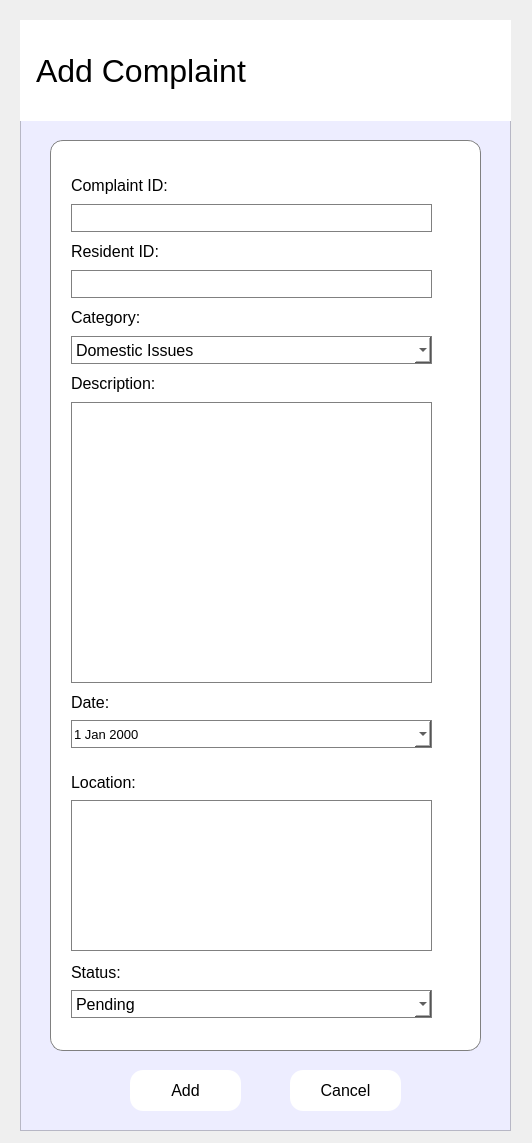
<?xml version="1.0" encoding="UTF-8"?>
<ui version="4.0">
 <class>addComplaintDialog</class>
 <widget class="QDialog" name="addComplaintDialog">
  <property name="geometry">
   <rect>
    <x>0</x>
    <y>0</y>
    <width>532</width>
    <height>1143</height>
   </rect>
  </property>
  <property name="windowTitle">
   <string>Add New Complaint</string>
  </property>
  <widget class="QFrame" name="frame">
   <property name="geometry">
    <rect>
     <x>20</x>
     <y>20</y>
     <width>491</width>
     <height>1111</height>
    </rect>
   </property>
   <property name="styleSheet">
    <string notr="true">background-color: rgb(237, 237, 255);</string>
   </property>
   <property name="frameShape">
    <enum>QFrame::StyledPanel</enum>
   </property>
   <property name="frameShadow">
    <enum>QFrame::Raised</enum>
   </property>
   <widget class="QPushButton" name="addcomplaint_cancel_button">
    <property name="geometry">
     <rect>
      <x>270</x>
      <y>1050</y>
      <width>111</width>
      <height>41</height>
     </rect>
    </property>
    <property name="font">
     <font>
      <pointsize>12</pointsize>
     </font>
    </property>
    <property name="styleSheet">
     <string notr="true">background-color: white;
border-radius: 13px;</string>
    </property>
    <property name="text">
     <string>Cancel</string>
    </property>
   </widget>
   <widget class="QPushButton" name="addcomplaint_save_button">
    <property name="geometry">
     <rect>
      <x>110</x>
      <y>1050</y>
      <width>111</width>
      <height>41</height>
     </rect>
    </property>
    <property name="font">
     <font>
      <pointsize>12</pointsize>
     </font>
    </property>
    <property name="styleSheet">
     <string notr="true">background-color: white;
border-radius: 13px;</string>
    </property>
    <property name="text">
     <string>Add</string>
    </property>
   </widget>
   <widget class="QFrame" name="frame_2">
    <property name="geometry">
     <rect>
      <x>30</x>
      <y>120</y>
      <width>431</width>
      <height>911</height>
     </rect>
    </property>
    <property name="styleSheet">
     <string notr="true">background-color: white;
border: 1px solid grey;
border-radius: 13px;</string>
    </property>
    <property name="frameShape">
     <enum>QFrame::StyledPanel</enum>
    </property>
    <property name="frameShadow">
     <enum>QFrame::Raised</enum>
    </property>
    <widget class="QLabel" name="label_resident_id">
     <property name="geometry">
      <rect>
       <x>21</x>
       <y>33</y>
       <width>124</width>
       <height>24</height>
      </rect>
     </property>
     <property name="font">
      <font>
       <pointsize>12</pointsize>
      </font>
     </property>
     <property name="styleSheet">
      <string notr="true">border: 0px</string>
     </property>
     <property name="text">
      <string>Complaint ID:</string>
     </property>
    </widget>
    <widget class="QLineEdit" name="addcomplaint_complaintID_input">
     <property name="geometry">
      <rect>
       <x>21</x>
       <y>64</y>
       <width>361</width>
       <height>28</height>
      </rect>
     </property>
     <property name="font">
      <font>
       <pointsize>12</pointsize>
      </font>
     </property>
     <property name="styleSheet">
      <string notr="true">background-color: white;
border: 1px solid grey;
border-radius: 0px;</string>
     </property>
    </widget>
    <widget class="QLabel" name="label_first_name">
     <property name="geometry">
      <rect>
       <x>21</x>
       <y>99</y>
       <width>111</width>
       <height>24</height>
      </rect>
     </property>
     <property name="font">
      <font>
       <pointsize>12</pointsize>
      </font>
     </property>
     <property name="styleSheet">
      <string notr="true">border: 0px</string>
     </property>
     <property name="text">
      <string>Resident ID:</string>
     </property>
    </widget>
    <widget class="QLineEdit" name="addcomplaint_residentID_input">
     <property name="geometry">
      <rect>
       <x>21</x>
       <y>130</y>
       <width>361</width>
       <height>28</height>
      </rect>
     </property>
     <property name="font">
      <font>
       <pointsize>12</pointsize>
      </font>
     </property>
     <property name="styleSheet">
      <string notr="true">background-color: white;
border: 1px solid grey;
border-radius: 0px;</string>
     </property>
    </widget>
    <widget class="QLabel" name="label_dob">
     <property name="geometry">
      <rect>
       <x>21</x>
       <y>550</y>
       <width>50</width>
       <height>24</height>
      </rect>
     </property>
     <property name="font">
      <font>
       <pointsize>12</pointsize>
      </font>
     </property>
     <property name="styleSheet">
      <string notr="true">border: 0px</string>
     </property>
     <property name="text">
      <string>Date:</string>
     </property>
    </widget>
    <widget class="QLabel" name="label_address">
     <property name="geometry">
      <rect>
       <x>21</x>
       <y>630</y>
       <width>82</width>
       <height>24</height>
      </rect>
     </property>
     <property name="font">
      <font>
       <pointsize>12</pointsize>
      </font>
     </property>
     <property name="styleSheet">
      <string notr="true">border: 0px</string>
     </property>
     <property name="text">
      <string>Location:</string>
     </property>
    </widget>
    <widget class="QComboBox" name="addcomplaint_category_input">
     <property name="geometry">
      <rect>
       <x>21</x>
       <y>196</y>
       <width>361</width>
       <height>28</height>
      </rect>
     </property>
     <property name="font">
      <font>
       <pointsize>12</pointsize>
      </font>
     </property>
     <property name="styleSheet">
      <string notr="true">background-color: white;
border: 1px solid grey;
border-radius: 0px;</string>
     </property>
     <item>
      <property name="text">
       <string>Domestic Issues</string>
      </property>
     </item>
     <item>
      <property name="text">
       <string>Community Disputes</string>
      </property>
     </item>
     <item>
      <property name="text">
       <string>Public Disturbance</string>
      </property>
     </item>
     <item>
      <property name="text">
       <string>Business and Livelihood Issues</string>
      </property>
     </item>
     <item>
      <property name="text">
       <string>Environmental Concerns</string>
      </property>
     </item>
     <item>
      <property name="text">
       <string>Traffic and Road Issues</string>
      </property>
     </item>
     <item>
      <property name="text">
       <string>Criminal Activities</string>
      </property>
     </item>
     <item>
      <property name="text">
       <string>Barangay Ordinance Violations</string>
      </property>
     </item>
    </widget>
    <widget class="QLabel" name="label_first_name_2">
     <property name="geometry">
      <rect>
       <x>21</x>
       <y>165</y>
       <width>87</width>
       <height>24</height>
      </rect>
     </property>
     <property name="font">
      <font>
       <pointsize>12</pointsize>
      </font>
     </property>
     <property name="styleSheet">
      <string notr="true">border: 0px</string>
     </property>
     <property name="text">
      <string>Category:</string>
     </property>
    </widget>
    <widget class="QLabel" name="label_first_name_3">
     <property name="geometry">
      <rect>
       <x>21</x>
       <y>820</y>
       <width>63</width>
       <height>24</height>
      </rect>
     </property>
     <property name="font">
      <font>
       <pointsize>12</pointsize>
      </font>
     </property>
     <property name="styleSheet">
      <string notr="true">border: 0px</string>
     </property>
     <property name="text">
      <string>Status:</string>
     </property>
    </widget>
    <widget class="QComboBox" name="addcomplaint_status_input">
     <property name="geometry">
      <rect>
       <x>21</x>
       <y>850</y>
       <width>361</width>
       <height>28</height>
      </rect>
     </property>
     <property name="font">
      <font>
       <pointsize>12</pointsize>
      </font>
     </property>
     <property name="styleSheet">
      <string notr="true">background-color: white;
border: 1px solid grey;
border-radius: 0px;</string>
     </property>
     <item>
      <property name="text">
       <string>Pending</string>
      </property>
     </item>
     <item>
      <property name="text">
       <string>Completed</string>
      </property>
     </item>
     <item>
      <property name="text">
       <string>Cancelled</string>
      </property>
     </item>
    </widget>
    <widget class="QLabel" name="label_address_2">
     <property name="geometry">
      <rect>
       <x>21</x>
       <y>231</y>
       <width>107</width>
       <height>24</height>
      </rect>
     </property>
     <property name="font">
      <font>
       <pointsize>12</pointsize>
      </font>
     </property>
     <property name="styleSheet">
      <string notr="true">border: 0px</string>
     </property>
     <property name="text">
      <string>Description:</string>
     </property>
    </widget>
    <widget class="QLineEdit" name="addcomplaint_location_input">
     <property name="geometry">
      <rect>
       <x>21</x>
       <y>660</y>
       <width>361</width>
       <height>151</height>
      </rect>
     </property>
     <property name="font">
      <font>
       <pointsize>12</pointsize>
      </font>
     </property>
     <property name="styleSheet">
      <string notr="true">background-color: white;
border: 1px solid grey;
border-radius: 0px;</string>
     </property>
    </widget>
    <widget class="QLineEdit" name="addcomplaint_description_input">
     <property name="geometry">
      <rect>
       <x>21</x>
       <y>262</y>
       <width>361</width>
       <height>281</height>
      </rect>
     </property>
     <property name="font">
      <font>
       <pointsize>12</pointsize>
      </font>
     </property>
     <property name="styleSheet">
      <string notr="true">background-color: white;
border: 1px solid grey;
border-radius: 0px;</string>
     </property>
    </widget>
    <widget class="QDateEdit" name="addcomplaint_date_input">
     <property name="geometry">
      <rect>
       <x>21</x>
       <y>580</y>
       <width>361</width>
       <height>28</height>
      </rect>
     </property>
     <property name="font">
      <font>
       <pointsize>10</pointsize>
      </font>
     </property>
     <property name="styleSheet">
      <string notr="true">background-color: white;
border: 1px solid grey;
border-radius: 0px;</string>
     </property>
     <property name="calendarPopup">
      <bool>true</bool>
     </property>
    </widget>
   </widget>
   <widget class="QLabel" name="label_8">
    <property name="geometry">
     <rect>
      <x>0</x>
      <y>0</y>
      <width>491</width>
      <height>101</height>
     </rect>
    </property>
    <property name="font">
     <font>
      <pointsize>24</pointsize>
      <weight>50</weight>
      <bold>false</bold>
     </font>
    </property>
    <property name="styleSheet">
     <string notr="true">background-color: white;</string>
    </property>
    <property name="text">
     <string>  Add Complaint</string>
    </property>
   </widget>
  </widget>
 </widget>
 <resources/>
 <connections/>
</ui>
